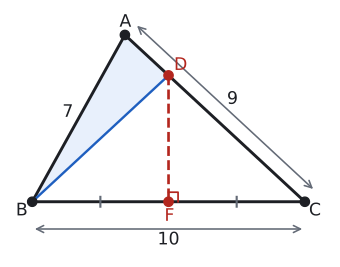

Write Python code to recreate this figure.
import sys; sys.path.insert(0, "tools")
from cizim import *

def uz(P, Q): return round(float(np.linalg.norm(np.asarray(P) - np.asarray(Q))), 3)
def ucgen(a, b, c):
    """|BC|=a, |CA|=b, |AB|=c. B orijinde, C x ekseninde."""
    x = (c**2 - b**2 + a**2) / (2 * a)
    return np.array([x, np.sqrt(c**2 - x**2)]), np.array([0.0, 0.0]), np.array([float(a), 0.0])
def kenar(ax, P, Q, metin, G, d=0.45, renk=YAZI, fs=13):
    P, Q = np.asarray(P, float), np.asarray(Q, float); M = (P + Q) / 2
    u = (Q - P) / np.linalg.norm(Q - P); v = np.array([-u[1], u[0]])
    if np.dot(v, M - np.asarray(G)) < 0: v = -v
    ax.text(*(M + d * v), metin, ha="center", va="center", color=renk, fontsize=fs)
def dik_ayak(P, Q, R):
    """R noktasından PQ doğrusuna inen dikmenin ayağı."""
    u = (Q - P) / np.linalg.norm(Q - P); return P + np.dot(R - P, u) * u

def dik(ax, K, P, Q, s=0.3, renk=SOLUK):
    """K köşesinde KP ile KQ arasındaki dik açı işareti."""
    u = (P - K) / np.linalg.norm(P - K) * s; v = (Q - K) / np.linalg.norm(Q - K) * s
    ax.plot(*zip(K + u, K + u + v, K + v), color=renk, lw=1.3)
def aci_olc(K, P, Q):
    u, v = P - K, Q - K
    return round(float(np.degrees(np.arccos(np.dot(u, v) / np.linalg.norm(u) / np.linalg.norm(v)))), 3)

def centik(ax, P, Q, n=1, renk=SOLUK, L=0.18, ara=0.12):
    P, Q = np.asarray(P, float), np.asarray(Q, float)
    u = (Q - P) / np.linalg.norm(Q - P); v = np.array([-u[1], u[0]]); M = (P + Q) / 2
    for k in range(n):
        c = M + (k - (n - 1) / 2) * ara * u
        ax.plot(*zip(c - L * v, c + L * v), color=renk, lw=1.6)

def olcu(ax, P, Q, metin, Gm, d=0.55, renk=SOLUK, yazi=YAZI, ek=0.4):
    """[PQ] boyunca, şeklin dışına doğru oklu ölçü çizgisi ve etiketi."""
    P, Q = np.asarray(P, float), np.asarray(Q, float)
    u = (Q - P) / np.linalg.norm(Q - P); v = np.array([-u[1], u[0]])
    if np.dot(v, (P + Q) / 2 - np.asarray(Gm)) < 0: v = -v
    ax.annotate("", xy=Q + d * v, xytext=P + d * v, arrowprops=dict(arrowstyle="<->", color=renk, lw=1.2))
    ax.text(*((P + Q) / 2 + (d + ek) * v), metin, ha="center", va="center", fontsize=13, color=yazi)

# Soru 10: kâğıt ABC, |AB|=7, |AC|=9, |BC|=10. B ile C çakışacak biçimde katlanır; katlama çizgisi [DF], D ∈ [AC].
# |DB|=|DC| -> Ç(ABD) = |AB| + |AD| + |DC| = |AB| + |AC| = 16.
A, B, C = ucgen(10, 9, 7)
F = (B + C) / 2
t = (F[0] - A[0]) / (C[0] - A[0]); D = A + t * (C - A)
print("t", t, "DB", uz(D, B), "DC", uz(D, C), "Ç(ABD)", uz(A, B) + uz(A, D) + uz(D, B))
Gm = (A + B + C) / 3

fig, ax = sekil(5.4, 3.4)
ax.set_aspect("equal"); ax.axis("off")
ax.add_patch(plt.Polygon([A, B, D], color=MAVI_ACIK, lw=0))
ax.plot(*zip(A, B, C, A), color=YAZI)
ax.plot(*zip(B, D), color=MAVI, lw=1.8)
ax.plot(*zip(D, F), color=KIRMIZI, lw=2, ls="--")
dik(ax, F, C, D, s=0.35, renk=KIRMIZI)
centik(ax, B, F, 1); centik(ax, F, C, 1)
nokta(ax, *A, "A", dx=-0.2, dy=0.3); nokta(ax, *B, "B", dx=-0.6, dy=-0.5); nokta(ax, *C, "C", dx=0.15, dy=-0.5)
nokta(ax, *D, "D", dx=0.2, dy=0.2, renk=KIRMIZI); nokta(ax, *F, "F", dx=-0.15, dy=-0.7, renk=KIRMIZI)
kenar(ax, A, B, "7", Gm, d=0.45)
olcu(ax, A, C, "9", Gm, d=0.55)
olcu(ax, B, C, "10", Gm, d=1.0)
ax.set_xlim(-0.9, 11.0); ax.set_ylim(-2.1, A[1] + 1.0)
kaydet(fig, __file__)
